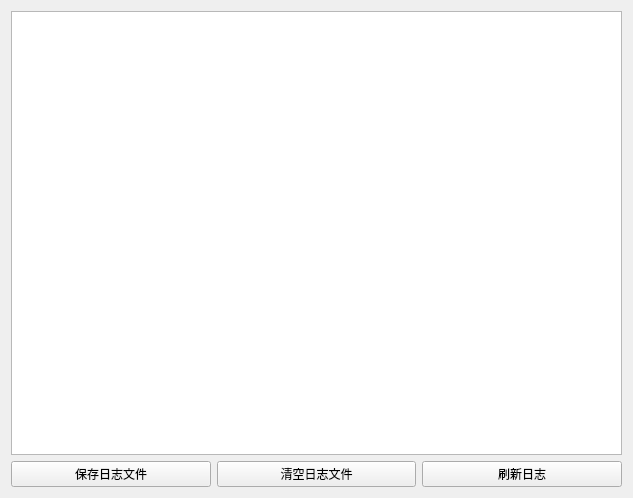
<?xml version="1.0" encoding="UTF-8"?>
<ui version="4.0">
 <class>LogPannel</class>
 <widget class="QWidget" name="LogPannel">
  <property name="geometry">
   <rect>
    <x>0</x>
    <y>0</y>
    <width>633</width>
    <height>498</height>
   </rect>
  </property>
  <property name="windowTitle">
   <string>运行日志</string>
  </property>
  <layout class="QVBoxLayout" name="verticalLayout">
   <item>
    <widget class="QTextEdit" name="log_editer"/>
   </item>
   <item>
    <layout class="QHBoxLayout" name="horizontalLayout">
     <item>
      <widget class="QPushButton" name="save_btn">
       <property name="text">
        <string>保存日志文件</string>
       </property>
      </widget>
     </item>
     <item>
      <widget class="QPushButton" name="clear_btn">
       <property name="text">
        <string>清空日志文件</string>
       </property>
      </widget>
     </item>
     <item>
      <widget class="QPushButton" name="fresh_log">
       <property name="text">
        <string>刷新日志</string>
       </property>
      </widget>
     </item>
    </layout>
   </item>
  </layout>
 </widget>
 <resources/>
 <connections/>
</ui>
